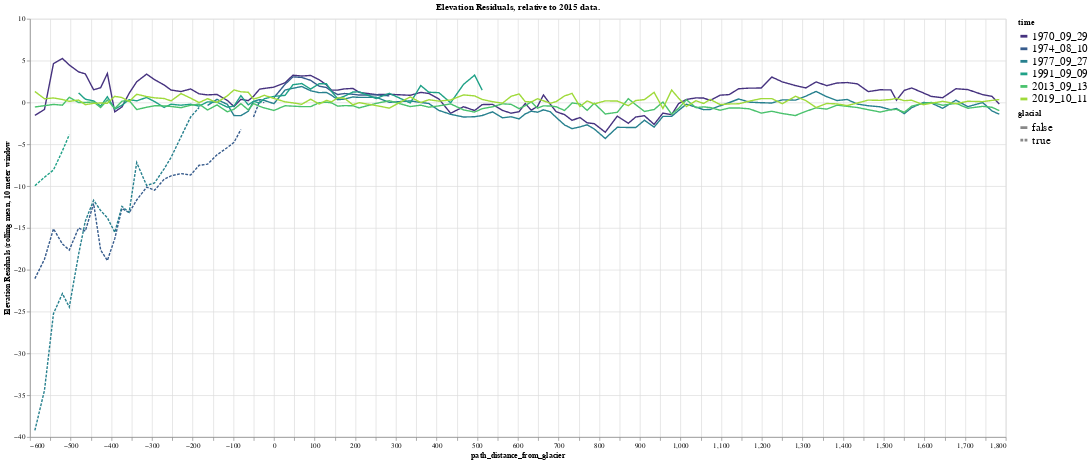

Source (notebook cell):
### Markdown cell above
Plot elevation residuals, include glacier signals (large)

### Code cell
src = diff_df[['elevation', 'time', 'path_distance_from_glacier', 'glacial', 'elevation_residual']].reset_index().dropna()
src['time'] = src['time'].apply(lambda x: x.strftime(strip_time_format))
alt.Chart(
    src
).mark_line().encode(
    alt.X("path_distance_from_glacier:Q"),
    alt.Y("elevation_residual:Q", scale=alt.Scale(zero=False), title='Elevation Residuals (rolling mean, 10 meter window', impute=alt.ImputeParams(value=None)),
    alt.Color("time:O", scale=alt.Scale(scheme='viridis')),
    alt.StrokeDash('glacial:N')
).properties(
    width = 1400,
    height = 600,
    title="Elevation Residuals, relative to 2015 data."
).configure_legend(
    titleColor='black', 
    titleFontSize=12, 
    labelFontSize=16, 
    symbolStrokeWidth=4
)

### Figure 1 — Vega-Lite specification as saved in the notebook (floating-point values rounded to 4 significant figures; data arrays with more than 128 entries replaced by an {"elided": "..."} marker saying what was removed)
{"config": {"view": {"continuousWidth": 400, "continuousHeight": 300}, "legend": {"labelFontSize": 16, "symbolStrokeWidth": 4, "titleColor": "black", "titleFontSize": 12}}, "data": {"name": "data-62a80d2f4672657724b185a807834f83"}, "mark": "line", "encoding": {"color": {"field": "time", "scale": {"scheme": "viridis"}, "type": "ordinal"}, "strokeDash": {"field": "glacial", "type": "nominal"}, "x": {"field": "path_distance_from_glacier", "type": "quantitative"}, "y": {"field": "elevation_residual", "impute": {"value": null}, "scale": {"zero": false}, "title": "Elevation Residuals (rolling mean, 10 meter window", "type": "quantitative"}}, "height": 600, "title": "Elevation Residuals, relative to 2015 data.", "width": 1400, "$schema": "https://vega.github.io/schema/vega-lite/v4.17.0.json", "datasets": {"data-62a80d2f4672657724b185a807834f83": {"elided": "528 records"}}}
